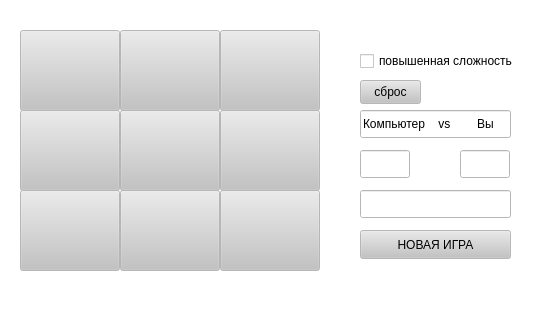
<?xml version="1.0" encoding="UTF-8"?>
<ui version="4.0">
 <class>MainWindow</class>
 <widget class="QMainWindow" name="MainWindow">
  <property name="geometry">
   <rect>
    <x>0</x>
    <y>0</y>
    <width>556</width>
    <height>314</height>
   </rect>
  </property>
  <property name="minimumSize">
   <size>
    <width>300</width>
    <height>300</height>
   </size>
  </property>
  <property name="maximumSize">
   <size>
    <width>556</width>
    <height>314</height>
   </size>
  </property>
  <property name="baseSize">
   <size>
    <width>300</width>
    <height>300</height>
   </size>
  </property>
  <property name="palette">
   <palette>
    <active>
     <colorrole role="WindowText">
      <brush brushstyle="SolidPattern">
       <color alpha="255">
        <red>0</red>
        <green>0</green>
        <blue>0</blue>
       </color>
      </brush>
     </colorrole>
     <colorrole role="Button">
      <brush brushstyle="SolidPattern">
       <color alpha="255">
        <red>195</red>
        <green>195</green>
        <blue>195</blue>
       </color>
      </brush>
     </colorrole>
     <colorrole role="Light">
      <brush brushstyle="SolidPattern">
       <color alpha="255">
        <red>255</red>
        <green>255</green>
        <blue>255</blue>
       </color>
      </brush>
     </colorrole>
     <colorrole role="Midlight">
      <brush brushstyle="SolidPattern">
       <color alpha="255">
        <red>255</red>
        <green>255</green>
        <blue>255</blue>
       </color>
      </brush>
     </colorrole>
     <colorrole role="Dark">
      <brush brushstyle="SolidPattern">
       <color alpha="255">
        <red>127</red>
        <green>127</green>
        <blue>127</blue>
       </color>
      </brush>
     </colorrole>
     <colorrole role="Mid">
      <brush brushstyle="SolidPattern">
       <color alpha="255">
        <red>170</red>
        <green>170</green>
        <blue>170</blue>
       </color>
      </brush>
     </colorrole>
     <colorrole role="Text">
      <brush brushstyle="SolidPattern">
       <color alpha="255">
        <red>0</red>
        <green>0</green>
        <blue>0</blue>
       </color>
      </brush>
     </colorrole>
     <colorrole role="BrightText">
      <brush brushstyle="SolidPattern">
       <color alpha="255">
        <red>255</red>
        <green>255</green>
        <blue>255</blue>
       </color>
      </brush>
     </colorrole>
     <colorrole role="ButtonText">
      <brush brushstyle="SolidPattern">
       <color alpha="255">
        <red>0</red>
        <green>0</green>
        <blue>0</blue>
       </color>
      </brush>
     </colorrole>
     <colorrole role="Base">
      <brush brushstyle="SolidPattern">
       <color alpha="255">
        <red>255</red>
        <green>255</green>
        <blue>255</blue>
       </color>
      </brush>
     </colorrole>
     <colorrole role="Window">
      <brush brushstyle="SolidPattern">
       <color alpha="255">
        <red>255</red>
        <green>255</green>
        <blue>255</blue>
       </color>
      </brush>
     </colorrole>
     <colorrole role="Shadow">
      <brush brushstyle="SolidPattern">
       <color alpha="255">
        <red>0</red>
        <green>0</green>
        <blue>0</blue>
       </color>
      </brush>
     </colorrole>
     <colorrole role="AlternateBase">
      <brush brushstyle="SolidPattern">
       <color alpha="255">
        <red>255</red>
        <green>255</green>
        <blue>255</blue>
       </color>
      </brush>
     </colorrole>
     <colorrole role="ToolTipBase">
      <brush brushstyle="SolidPattern">
       <color alpha="255">
        <red>255</red>
        <green>255</green>
        <blue>220</blue>
       </color>
      </brush>
     </colorrole>
     <colorrole role="ToolTipText">
      <brush brushstyle="SolidPattern">
       <color alpha="255">
        <red>0</red>
        <green>0</green>
        <blue>0</blue>
       </color>
      </brush>
     </colorrole>
     <colorrole role="PlaceholderText">
      <brush brushstyle="SolidPattern">
       <color alpha="127">
        <red>0</red>
        <green>0</green>
        <blue>0</blue>
       </color>
      </brush>
     </colorrole>
     <colorrole role="Accent">
      <brush brushstyle="SolidPattern">
       <color alpha="255">
        <red>255</red>
        <green>255</green>
        <blue>255</blue>
       </color>
      </brush>
     </colorrole>
    </active>
    <inactive>
     <colorrole role="WindowText">
      <brush brushstyle="SolidPattern">
       <color alpha="255">
        <red>0</red>
        <green>0</green>
        <blue>0</blue>
       </color>
      </brush>
     </colorrole>
     <colorrole role="Button">
      <brush brushstyle="SolidPattern">
       <color alpha="255">
        <red>195</red>
        <green>195</green>
        <blue>195</blue>
       </color>
      </brush>
     </colorrole>
     <colorrole role="Light">
      <brush brushstyle="SolidPattern">
       <color alpha="255">
        <red>255</red>
        <green>255</green>
        <blue>255</blue>
       </color>
      </brush>
     </colorrole>
     <colorrole role="Midlight">
      <brush brushstyle="SolidPattern">
       <color alpha="255">
        <red>255</red>
        <green>255</green>
        <blue>255</blue>
       </color>
      </brush>
     </colorrole>
     <colorrole role="Dark">
      <brush brushstyle="SolidPattern">
       <color alpha="255">
        <red>127</red>
        <green>127</green>
        <blue>127</blue>
       </color>
      </brush>
     </colorrole>
     <colorrole role="Mid">
      <brush brushstyle="SolidPattern">
       <color alpha="255">
        <red>170</red>
        <green>170</green>
        <blue>170</blue>
       </color>
      </brush>
     </colorrole>
     <colorrole role="Text">
      <brush brushstyle="SolidPattern">
       <color alpha="255">
        <red>0</red>
        <green>0</green>
        <blue>0</blue>
       </color>
      </brush>
     </colorrole>
     <colorrole role="BrightText">
      <brush brushstyle="SolidPattern">
       <color alpha="255">
        <red>255</red>
        <green>255</green>
        <blue>255</blue>
       </color>
      </brush>
     </colorrole>
     <colorrole role="ButtonText">
      <brush brushstyle="SolidPattern">
       <color alpha="255">
        <red>0</red>
        <green>0</green>
        <blue>0</blue>
       </color>
      </brush>
     </colorrole>
     <colorrole role="Base">
      <brush brushstyle="SolidPattern">
       <color alpha="255">
        <red>255</red>
        <green>255</green>
        <blue>255</blue>
       </color>
      </brush>
     </colorrole>
     <colorrole role="Window">
      <brush brushstyle="SolidPattern">
       <color alpha="255">
        <red>255</red>
        <green>255</green>
        <blue>255</blue>
       </color>
      </brush>
     </colorrole>
     <colorrole role="Shadow">
      <brush brushstyle="SolidPattern">
       <color alpha="255">
        <red>0</red>
        <green>0</green>
        <blue>0</blue>
       </color>
      </brush>
     </colorrole>
     <colorrole role="AlternateBase">
      <brush brushstyle="SolidPattern">
       <color alpha="255">
        <red>255</red>
        <green>255</green>
        <blue>255</blue>
       </color>
      </brush>
     </colorrole>
     <colorrole role="ToolTipBase">
      <brush brushstyle="SolidPattern">
       <color alpha="255">
        <red>255</red>
        <green>255</green>
        <blue>220</blue>
       </color>
      </brush>
     </colorrole>
     <colorrole role="ToolTipText">
      <brush brushstyle="SolidPattern">
       <color alpha="255">
        <red>0</red>
        <green>0</green>
        <blue>0</blue>
       </color>
      </brush>
     </colorrole>
     <colorrole role="PlaceholderText">
      <brush brushstyle="SolidPattern">
       <color alpha="127">
        <red>0</red>
        <green>0</green>
        <blue>0</blue>
       </color>
      </brush>
     </colorrole>
     <colorrole role="Accent">
      <brush brushstyle="SolidPattern">
       <color alpha="255">
        <red>255</red>
        <green>255</green>
        <blue>255</blue>
       </color>
      </brush>
     </colorrole>
    </inactive>
    <disabled>
     <colorrole role="WindowText">
      <brush brushstyle="SolidPattern">
       <color alpha="255">
        <red>127</red>
        <green>127</green>
        <blue>127</blue>
       </color>
      </brush>
     </colorrole>
     <colorrole role="Button">
      <brush brushstyle="SolidPattern">
       <color alpha="255">
        <red>195</red>
        <green>195</green>
        <blue>195</blue>
       </color>
      </brush>
     </colorrole>
     <colorrole role="Light">
      <brush brushstyle="SolidPattern">
       <color alpha="255">
        <red>255</red>
        <green>255</green>
        <blue>255</blue>
       </color>
      </brush>
     </colorrole>
     <colorrole role="Midlight">
      <brush brushstyle="SolidPattern">
       <color alpha="255">
        <red>255</red>
        <green>255</green>
        <blue>255</blue>
       </color>
      </brush>
     </colorrole>
     <colorrole role="Dark">
      <brush brushstyle="SolidPattern">
       <color alpha="255">
        <red>127</red>
        <green>127</green>
        <blue>127</blue>
       </color>
      </brush>
     </colorrole>
     <colorrole role="Mid">
      <brush brushstyle="SolidPattern">
       <color alpha="255">
        <red>170</red>
        <green>170</green>
        <blue>170</blue>
       </color>
      </brush>
     </colorrole>
     <colorrole role="Text">
      <brush brushstyle="SolidPattern">
       <color alpha="255">
        <red>127</red>
        <green>127</green>
        <blue>127</blue>
       </color>
      </brush>
     </colorrole>
     <colorrole role="BrightText">
      <brush brushstyle="SolidPattern">
       <color alpha="255">
        <red>255</red>
        <green>255</green>
        <blue>255</blue>
       </color>
      </brush>
     </colorrole>
     <colorrole role="ButtonText">
      <brush brushstyle="SolidPattern">
       <color alpha="255">
        <red>127</red>
        <green>127</green>
        <blue>127</blue>
       </color>
      </brush>
     </colorrole>
     <colorrole role="Base">
      <brush brushstyle="SolidPattern">
       <color alpha="255">
        <red>255</red>
        <green>255</green>
        <blue>255</blue>
       </color>
      </brush>
     </colorrole>
     <colorrole role="Window">
      <brush brushstyle="SolidPattern">
       <color alpha="255">
        <red>255</red>
        <green>255</green>
        <blue>255</blue>
       </color>
      </brush>
     </colorrole>
     <colorrole role="Shadow">
      <brush brushstyle="SolidPattern">
       <color alpha="255">
        <red>0</red>
        <green>0</green>
        <blue>0</blue>
       </color>
      </brush>
     </colorrole>
     <colorrole role="AlternateBase">
      <brush brushstyle="SolidPattern">
       <color alpha="255">
        <red>255</red>
        <green>255</green>
        <blue>255</blue>
       </color>
      </brush>
     </colorrole>
     <colorrole role="ToolTipBase">
      <brush brushstyle="SolidPattern">
       <color alpha="255">
        <red>255</red>
        <green>255</green>
        <blue>220</blue>
       </color>
      </brush>
     </colorrole>
     <colorrole role="ToolTipText">
      <brush brushstyle="SolidPattern">
       <color alpha="255">
        <red>0</red>
        <green>0</green>
        <blue>0</blue>
       </color>
      </brush>
     </colorrole>
     <colorrole role="PlaceholderText">
      <brush brushstyle="SolidPattern">
       <color alpha="127">
        <red>127</red>
        <green>127</green>
        <blue>127</blue>
       </color>
      </brush>
     </colorrole>
     <colorrole role="Accent">
      <brush brushstyle="SolidPattern">
       <color alpha="255">
        <red>255</red>
        <green>255</green>
        <blue>255</blue>
       </color>
      </brush>
     </colorrole>
    </disabled>
   </palette>
  </property>
  <property name="windowTitle">
   <string>Крестики-нолики</string>
  </property>
  <property name="windowIcon">
   <iconset theme="accessories-dictionary"/>
  </property>
  <property name="iconSize">
   <size>
    <width>0</width>
    <height>0</height>
   </size>
  </property>
  <property name="toolButtonStyle">
   <enum>Qt::ToolButtonIconOnly</enum>
  </property>
  <widget class="QWidget" name="centralwidget">
   <property name="sizePolicy">
    <sizepolicy hsizetype="Expanding" vsizetype="Expanding">
     <horstretch>100</horstretch>
     <verstretch>100</verstretch>
    </sizepolicy>
   </property>
   <widget class="QPushButton" name="oneone">
    <property name="geometry">
     <rect>
      <x>20</x>
      <y>30</y>
      <width>100</width>
      <height>81</height>
     </rect>
    </property>
    <property name="sizePolicy">
     <sizepolicy hsizetype="Expanding" vsizetype="Expanding">
      <horstretch>100</horstretch>
      <verstretch>100</verstretch>
     </sizepolicy>
    </property>
    <property name="minimumSize">
     <size>
      <width>100</width>
      <height>81</height>
     </size>
    </property>
    <property name="maximumSize">
     <size>
      <width>100</width>
      <height>81</height>
     </size>
    </property>
    <property name="sizeIncrement">
     <size>
      <width>100</width>
      <height>100</height>
     </size>
    </property>
    <property name="font">
     <font>
      <family>Forte</family>
      <pointsize>24</pointsize>
     </font>
    </property>
    <property name="cursor">
     <cursorShape>ArrowCursor</cursorShape>
    </property>
    <property name="text">
     <string/>
    </property>
   </widget>
   <widget class="QPushButton" name="twoone">
    <property name="geometry">
     <rect>
      <x>20</x>
      <y>110</y>
      <width>100</width>
      <height>81</height>
     </rect>
    </property>
    <property name="sizePolicy">
     <sizepolicy hsizetype="Expanding" vsizetype="Expanding">
      <horstretch>100</horstretch>
      <verstretch>100</verstretch>
     </sizepolicy>
    </property>
    <property name="minimumSize">
     <size>
      <width>100</width>
      <height>81</height>
     </size>
    </property>
    <property name="maximumSize">
     <size>
      <width>100</width>
      <height>81</height>
     </size>
    </property>
    <property name="sizeIncrement">
     <size>
      <width>100</width>
      <height>100</height>
     </size>
    </property>
    <property name="font">
     <font>
      <family>Forte</family>
      <pointsize>24</pointsize>
     </font>
    </property>
    <property name="cursor">
     <cursorShape>ArrowCursor</cursorShape>
    </property>
    <property name="text">
     <string/>
    </property>
   </widget>
   <widget class="QPushButton" name="threeone">
    <property name="geometry">
     <rect>
      <x>20</x>
      <y>190</y>
      <width>100</width>
      <height>81</height>
     </rect>
    </property>
    <property name="sizePolicy">
     <sizepolicy hsizetype="Expanding" vsizetype="Expanding">
      <horstretch>100</horstretch>
      <verstretch>100</verstretch>
     </sizepolicy>
    </property>
    <property name="minimumSize">
     <size>
      <width>100</width>
      <height>81</height>
     </size>
    </property>
    <property name="maximumSize">
     <size>
      <width>100</width>
      <height>81</height>
     </size>
    </property>
    <property name="sizeIncrement">
     <size>
      <width>100</width>
      <height>100</height>
     </size>
    </property>
    <property name="font">
     <font>
      <family>Forte</family>
      <pointsize>24</pointsize>
     </font>
    </property>
    <property name="cursor">
     <cursorShape>ArrowCursor</cursorShape>
    </property>
    <property name="text">
     <string/>
    </property>
   </widget>
   <widget class="QPushButton" name="threetwo">
    <property name="geometry">
     <rect>
      <x>120</x>
      <y>190</y>
      <width>100</width>
      <height>81</height>
     </rect>
    </property>
    <property name="sizePolicy">
     <sizepolicy hsizetype="Expanding" vsizetype="Expanding">
      <horstretch>100</horstretch>
      <verstretch>100</verstretch>
     </sizepolicy>
    </property>
    <property name="minimumSize">
     <size>
      <width>100</width>
      <height>81</height>
     </size>
    </property>
    <property name="maximumSize">
     <size>
      <width>100</width>
      <height>81</height>
     </size>
    </property>
    <property name="sizeIncrement">
     <size>
      <width>100</width>
      <height>100</height>
     </size>
    </property>
    <property name="font">
     <font>
      <family>Forte</family>
      <pointsize>24</pointsize>
     </font>
    </property>
    <property name="cursor">
     <cursorShape>ArrowCursor</cursorShape>
    </property>
    <property name="text">
     <string/>
    </property>
   </widget>
   <widget class="QPushButton" name="twotwo">
    <property name="geometry">
     <rect>
      <x>120</x>
      <y>110</y>
      <width>100</width>
      <height>81</height>
     </rect>
    </property>
    <property name="sizePolicy">
     <sizepolicy hsizetype="Expanding" vsizetype="Expanding">
      <horstretch>100</horstretch>
      <verstretch>100</verstretch>
     </sizepolicy>
    </property>
    <property name="minimumSize">
     <size>
      <width>100</width>
      <height>81</height>
     </size>
    </property>
    <property name="maximumSize">
     <size>
      <width>100</width>
      <height>81</height>
     </size>
    </property>
    <property name="sizeIncrement">
     <size>
      <width>100</width>
      <height>100</height>
     </size>
    </property>
    <property name="font">
     <font>
      <family>Forte</family>
      <pointsize>24</pointsize>
     </font>
    </property>
    <property name="cursor">
     <cursorShape>ArrowCursor</cursorShape>
    </property>
    <property name="text">
     <string/>
    </property>
   </widget>
   <widget class="QPushButton" name="onetwo">
    <property name="geometry">
     <rect>
      <x>120</x>
      <y>30</y>
      <width>100</width>
      <height>81</height>
     </rect>
    </property>
    <property name="sizePolicy">
     <sizepolicy hsizetype="Expanding" vsizetype="Expanding">
      <horstretch>100</horstretch>
      <verstretch>100</verstretch>
     </sizepolicy>
    </property>
    <property name="minimumSize">
     <size>
      <width>100</width>
      <height>81</height>
     </size>
    </property>
    <property name="maximumSize">
     <size>
      <width>100</width>
      <height>81</height>
     </size>
    </property>
    <property name="sizeIncrement">
     <size>
      <width>100</width>
      <height>100</height>
     </size>
    </property>
    <property name="font">
     <font>
      <family>Forte</family>
      <pointsize>24</pointsize>
     </font>
    </property>
    <property name="cursor">
     <cursorShape>ArrowCursor</cursorShape>
    </property>
    <property name="text">
     <string/>
    </property>
   </widget>
   <widget class="QPushButton" name="threethree">
    <property name="enabled">
     <bool>true</bool>
    </property>
    <property name="geometry">
     <rect>
      <x>220</x>
      <y>190</y>
      <width>100</width>
      <height>81</height>
     </rect>
    </property>
    <property name="sizePolicy">
     <sizepolicy hsizetype="Expanding" vsizetype="Expanding">
      <horstretch>100</horstretch>
      <verstretch>100</verstretch>
     </sizepolicy>
    </property>
    <property name="minimumSize">
     <size>
      <width>100</width>
      <height>81</height>
     </size>
    </property>
    <property name="maximumSize">
     <size>
      <width>100</width>
      <height>81</height>
     </size>
    </property>
    <property name="sizeIncrement">
     <size>
      <width>100</width>
      <height>100</height>
     </size>
    </property>
    <property name="font">
     <font>
      <family>Forte</family>
      <pointsize>24</pointsize>
     </font>
    </property>
    <property name="cursor">
     <cursorShape>ArrowCursor</cursorShape>
    </property>
    <property name="text">
     <string/>
    </property>
    <property name="checkable">
     <bool>false</bool>
    </property>
   </widget>
   <widget class="QPushButton" name="onethree">
    <property name="geometry">
     <rect>
      <x>220</x>
      <y>30</y>
      <width>100</width>
      <height>81</height>
     </rect>
    </property>
    <property name="sizePolicy">
     <sizepolicy hsizetype="Expanding" vsizetype="Expanding">
      <horstretch>100</horstretch>
      <verstretch>100</verstretch>
     </sizepolicy>
    </property>
    <property name="minimumSize">
     <size>
      <width>100</width>
      <height>81</height>
     </size>
    </property>
    <property name="maximumSize">
     <size>
      <width>100</width>
      <height>81</height>
     </size>
    </property>
    <property name="sizeIncrement">
     <size>
      <width>100</width>
      <height>100</height>
     </size>
    </property>
    <property name="font">
     <font>
      <family>Forte</family>
      <pointsize>24</pointsize>
     </font>
    </property>
    <property name="cursor">
     <cursorShape>ArrowCursor</cursorShape>
    </property>
    <property name="text">
     <string/>
    </property>
   </widget>
   <widget class="QPushButton" name="twothree">
    <property name="geometry">
     <rect>
      <x>220</x>
      <y>110</y>
      <width>100</width>
      <height>81</height>
     </rect>
    </property>
    <property name="sizePolicy">
     <sizepolicy hsizetype="Expanding" vsizetype="Expanding">
      <horstretch>100</horstretch>
      <verstretch>100</verstretch>
     </sizepolicy>
    </property>
    <property name="minimumSize">
     <size>
      <width>100</width>
      <height>81</height>
     </size>
    </property>
    <property name="maximumSize">
     <size>
      <width>100</width>
      <height>81</height>
     </size>
    </property>
    <property name="sizeIncrement">
     <size>
      <width>100</width>
      <height>100</height>
     </size>
    </property>
    <property name="font">
     <font>
      <family>Forte</family>
      <pointsize>24</pointsize>
     </font>
    </property>
    <property name="cursor">
     <cursorShape>ArrowCursor</cursorShape>
    </property>
    <property name="text">
     <string/>
    </property>
   </widget>
   <widget class="QPushButton" name="NewGame">
    <property name="geometry">
     <rect>
      <x>360</x>
      <y>230</y>
      <width>151</width>
      <height>29</height>
     </rect>
    </property>
    <property name="sizePolicy">
     <sizepolicy hsizetype="Expanding" vsizetype="Expanding">
      <horstretch>100</horstretch>
      <verstretch>100</verstretch>
     </sizepolicy>
    </property>
    <property name="minimumSize">
     <size>
      <width>151</width>
      <height>29</height>
     </size>
    </property>
    <property name="maximumSize">
     <size>
      <width>151</width>
      <height>29</height>
     </size>
    </property>
    <property name="sizeIncrement">
     <size>
      <width>100</width>
      <height>100</height>
     </size>
    </property>
    <property name="text">
     <string>НОВАЯ ИГРА</string>
    </property>
   </widget>
   <widget class="QLineEdit" name="Result">
    <property name="geometry">
     <rect>
      <x>360</x>
      <y>190</y>
      <width>151</width>
      <height>28</height>
     </rect>
    </property>
    <property name="sizePolicy">
     <sizepolicy hsizetype="Expanding" vsizetype="Expanding">
      <horstretch>100</horstretch>
      <verstretch>100</verstretch>
     </sizepolicy>
    </property>
    <property name="minimumSize">
     <size>
      <width>151</width>
      <height>28</height>
     </size>
    </property>
    <property name="maximumSize">
     <size>
      <width>151</width>
      <height>28</height>
     </size>
    </property>
    <property name="sizeIncrement">
     <size>
      <width>100</width>
      <height>100</height>
     </size>
    </property>
    <property name="readOnly">
     <bool>true</bool>
    </property>
   </widget>
   <widget class="QLineEdit" name="AI">
    <property name="geometry">
     <rect>
      <x>360</x>
      <y>150</y>
      <width>50</width>
      <height>28</height>
     </rect>
    </property>
    <property name="sizePolicy">
     <sizepolicy hsizetype="Expanding" vsizetype="Expanding">
      <horstretch>100</horstretch>
      <verstretch>100</verstretch>
     </sizepolicy>
    </property>
    <property name="minimumSize">
     <size>
      <width>50</width>
      <height>28</height>
     </size>
    </property>
    <property name="maximumSize">
     <size>
      <width>151</width>
      <height>28</height>
     </size>
    </property>
    <property name="sizeIncrement">
     <size>
      <width>100</width>
      <height>100</height>
     </size>
    </property>
    <property name="readOnly">
     <bool>true</bool>
    </property>
   </widget>
   <widget class="QLineEdit" name="You">
    <property name="geometry">
     <rect>
      <x>460</x>
      <y>150</y>
      <width>50</width>
      <height>28</height>
     </rect>
    </property>
    <property name="sizePolicy">
     <sizepolicy hsizetype="Expanding" vsizetype="Expanding">
      <horstretch>100</horstretch>
      <verstretch>100</verstretch>
     </sizepolicy>
    </property>
    <property name="minimumSize">
     <size>
      <width>50</width>
      <height>28</height>
     </size>
    </property>
    <property name="maximumSize">
     <size>
      <width>151</width>
      <height>28</height>
     </size>
    </property>
    <property name="sizeIncrement">
     <size>
      <width>100</width>
      <height>100</height>
     </size>
    </property>
    <property name="readOnly">
     <bool>true</bool>
    </property>
   </widget>
   <widget class="QLineEdit" name="Static">
    <property name="geometry">
     <rect>
      <x>360</x>
      <y>110</y>
      <width>151</width>
      <height>28</height>
     </rect>
    </property>
    <property name="sizePolicy">
     <sizepolicy hsizetype="Expanding" vsizetype="Expanding">
      <horstretch>100</horstretch>
      <verstretch>100</verstretch>
     </sizepolicy>
    </property>
    <property name="minimumSize">
     <size>
      <width>50</width>
      <height>28</height>
     </size>
    </property>
    <property name="maximumSize">
     <size>
      <width>151</width>
      <height>28</height>
     </size>
    </property>
    <property name="sizeIncrement">
     <size>
      <width>100</width>
      <height>100</height>
     </size>
    </property>
    <property name="text">
     <string>Компьютер    vs        Вы</string>
    </property>
    <property name="readOnly">
     <bool>true</bool>
    </property>
   </widget>
   <widget class="QCheckBox" name="HardCheck">
    <property name="geometry">
     <rect>
      <x>360</x>
      <y>50</y>
      <width>161</width>
      <height>22</height>
     </rect>
    </property>
    <property name="text">
     <string>повышенная сложность</string>
    </property>
   </widget>
   <widget class="QPushButton" name="reset">
    <property name="geometry">
     <rect>
      <x>360</x>
      <y>80</y>
      <width>61</width>
      <height>24</height>
     </rect>
    </property>
    <property name="text">
     <string>сброс</string>
    </property>
   </widget>
  </widget>
 </widget>
 <resources/>
 <connections/>
</ui>
